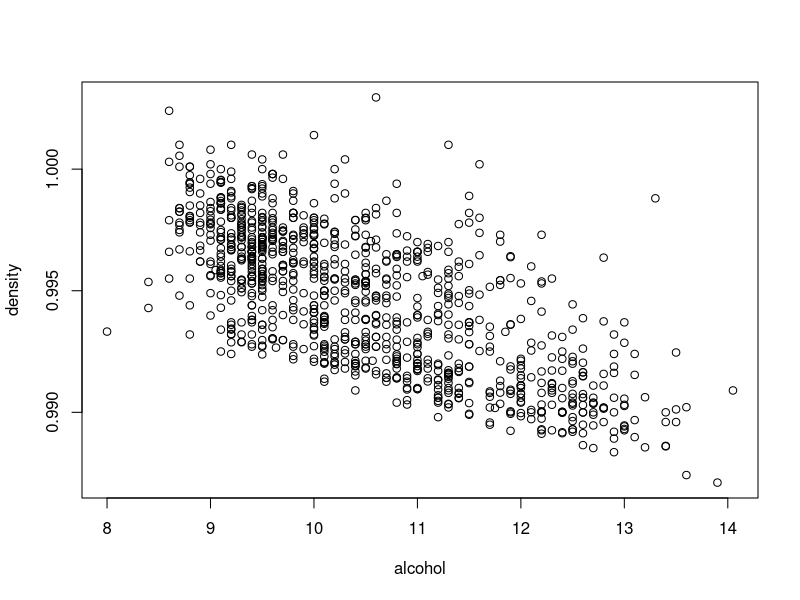

The R source for this figure:
## ---- chunk 1
wine<-read.csv("wine_sample.csv", header=TRUE)
summary(wine[,-1])
attach(wine)

# mytable <- table(quality) # A will be rows, B will be columns 
# 
# 
library(xtable)
# 
# result<-xtable(mytable)
# print(result,type="html",comment=FALSE,scalebox = 0.7)
# 
# mytable

#density has -0.7 with alcohol
library(car)
plot(density~alcohol)
vif(lm(quality~.-X-quality, data=wine)) #remove density
vif<-vif(lm(quality~.-X-density-quality, data=wine))

vif<-as.data.frame(vif)
vif<-xtable(vif,auto=TRUE)
print(vif,type="latex",comment=FALSE)


